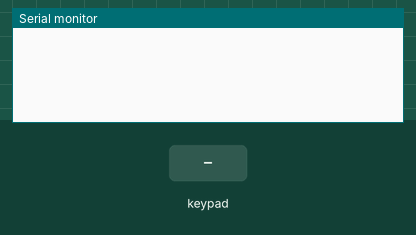
Recording of a sketch running on a simulated Arduino Uno, built with avr-gcc and run on an emulated ATmega328P. Shown: the last lines printed to the serial monitor. Inputs (shaded band) come from the test bench.

Above: at 1.2 s.
1.3 s: key '*' pressed
At 2.5 s:
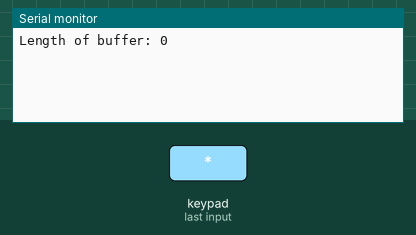
2.8 s: keypad keys 2 3 4 5 6 * pressed 0.4 s apart
At 5.7 s:
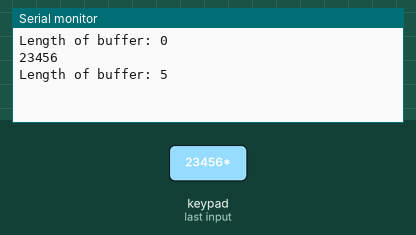
6.7 s: keypad keys 7 8 9 * pressed 0.4 s apart
At 9.1 s:
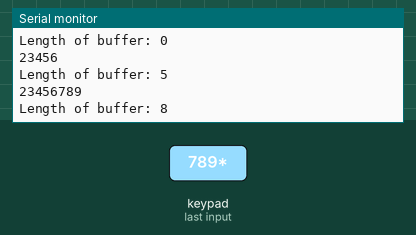

The sketch:

phone_keypad.ino
```cpp
/*
Program description: Test Keypad (only 14 keys) test program. Not enough keys really.
Author: Andrey Miroshnikov
Date Created: 22/07/12017
Last Updated: 22/07/12017
*/
#include <Keypad.h>

const byte ROWS = 5; //four rows
const byte COLS = 3; //four columns
//define the cymbols on the buttons of the keypads

char hexaKeys[ROWS][COLS] = {
  {'+',' ','-'},
  {'1','2','3'},
  {'4','5','6'},
  {'7','8','9'},
  {'*','0','#'}
};
byte rowPins[ROWS] = {2, 3, 4, 5, 6}; //connect to the row pinouts of the keypad
byte colPins[COLS] = {7, 8, 9}; //connect to the column pinouts of the keypad
String keyInput;
//initialize an instance of class NewKeypad
Keypad customKeypad = Keypad( makeKeymap(hexaKeys), rowPins, colPins, ROWS, COLS);
int indexLastChar = 0;
void setup(){
  Serial.begin(9600);
}

void loop(){
  char customKey = customKeypad.getKey();
  if (customKey=='*'){
    Serial.println(keyInput);
    Serial.println("Length of buffer: "+String(keyInput.length()));
  }
  if (customKey == '-'){
    indexLastChar = keyInput.length()-1;
    keyInput.remove(indexLastChar);
  }
  if (customKey && customKey != '*' && customKey != '-'){
    keyInput += customKey;
  }
}
```

Measured:
- after the input at 1.3 s, the serial monitor: prints a new line at once (image 1)
- after the input at 2.8 s, the serial monitor: prints a new line after 2.0 s (image 2)
- after the input at 6.7 s, the serial monitor: prints a new line after 1.2 s (image 3)
